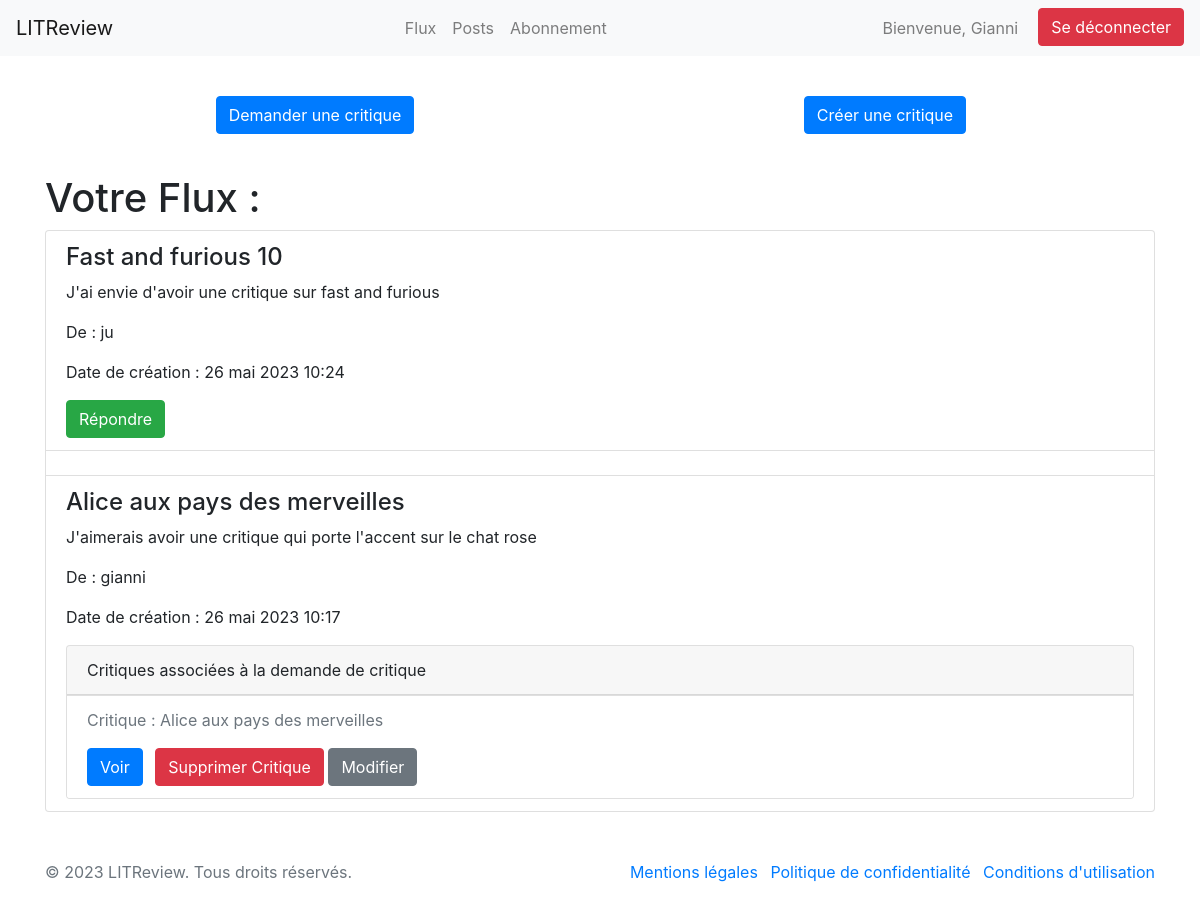
Page / (signed in) on the earlier database version.
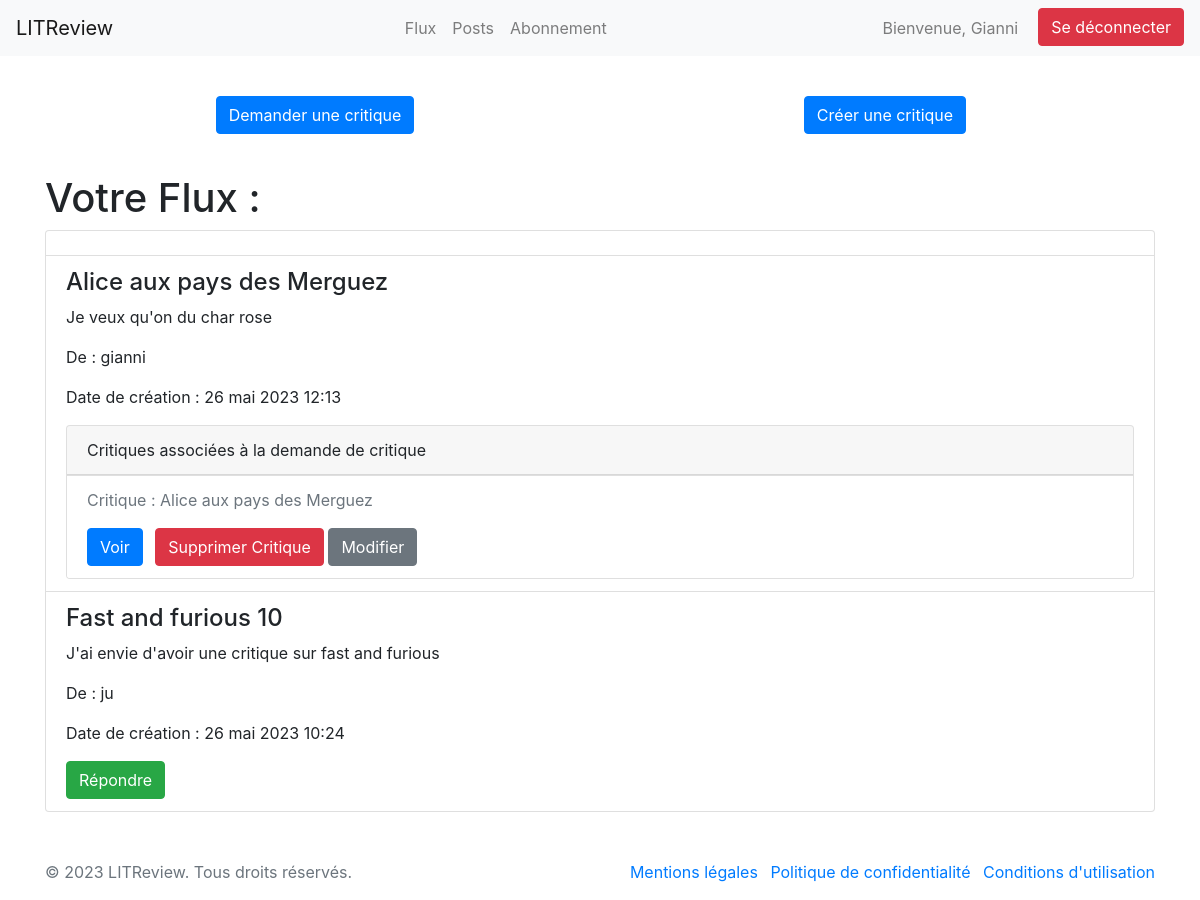
Same page on the later database version.
### review/models.py (models this page shows, shortened)
class Ticket(models.Model):
    title = models.CharField(max_length=128)
    description = models.TextField(max_length=2048, blank=True)
    user = models.ForeignKey(
        settings.AUTH_USER_MODEL, on_delete=models.CASCADE, related_name="tickets"
    )
    image = models.ImageField(null=True, blank=True)
    time_created = models.DateTimeField(auto_now_add=True)

class Review(models.Model):
    ticket = models.ForeignKey(Ticket, on_delete=models.CASCADE, related_name="reviews")
    rating = models.PositiveSmallIntegerField(
        validators=[MinValueValidator(0), MaxValueValidator(5)]
    )
    headline = models.CharField(max_length=128)
    body = models.TextField(max_length=8192, blank=True)
    user = models.ForeignKey(
        settings.AUTH_USER_MODEL, on_delete=models.CASCADE, related_name="reviews"
    )
    time_created = models.DateTimeField(auto_now_add=True)

### accounts/models.py (models this page shows)
class User(AbstractUser, PermissionsMixin):
    pass

### pages/views.py (the view)
# urls.py: path("", views.home_view, name="home"),
@login_required
def home_view(request):
    following_users = UserFollows.objects.filter(user=request.user).values("followed_user")
    user = request.user
    tickets = Ticket.objects.filter(
        Q(user__in=following_users) | Q(user=user)
    ).annotate(content_type=Value('TICKET', CharField())).order_by("-time_created")
    reviews = Review.objects.filter(
        Q(user__in=following_users) | Q(ticket__user=user)
    )
    posts = sorted(
        chain(reviews, tickets), key=lambda post: post.time_created, reverse=True
    )
    context = {
        "posts": posts,
    }
    return render(request, "pages/home.html", context)

### pages/templates/pages/home.html (shortened to what this page needs)
{% extends 'base.html' %}
{% load static %}
{% block extra_head %}
<link rel="stylesheet" href="{% static 'review/css/tickets.css' %}">
{% endblock %}
{% block content %}
<div class="container">
    <div class="row justify-content-center">
        <div class="col-md-6 text-center">
            <a class="btn btn-primary mb-3" href="/review/create_ticket">Demander une critique</a>
        </div>
        <div class="col-md-6 text-center">
            <a class="btn btn-primary mb-3" href="/review/create_ticket_review">Créer une critique</a>
        </div>
    </div>
</div>
<div class="container">
    <h1 class="mt-4">Votre Flux :</h1>
    {% if posts %}
    <ul class="list-group">
        {% for post in posts %}
        {% if post.content_type == 'TICKET' %}
        <li class="list-group-item">
            <h4>{{ post.title }}</h4>
            <p>{{ post.description }}</p>
            <p>De : {{ post.user }}</p>
            <p>Date de création : {{ post.time_created }}</p>
            {% if post.reviews.exists %}
            <div class="card">
                <div class="card-header">
                    Critiques associées à la demande de critique
                </div>
                <ul class="list-group list-group-flush">
                    {% for review in post.reviews.all %}
                    <li class="list-group-item">
                        <p class="text-muted">Critique : {{ review.headline }}</p>
                        <a href="{% url 'review_detail' review.id %}" class="btn btn-primary mr-2">Voir</a>
                        {% if user.id == review.user.id %}
                        <a href="{% url 'delete_review' review.id %}" class="btn btn-danger">Supprimer Critique</a>
                        <a class="btn btn-secondary" href="{% url 'update_review' review.id %}">Modifier</a>
                        {% endif %}
                    </li>
                    {% endfor %}
                </ul>
            </div>
            {% else %}
            <a href="{% url 'create_review' post.id %}" class="btn btn-success">Répondre</a>
            {% endif %}
        </li>
        {% else %}
        <li class="list-group-item">
        </li>
        {% endif %}
        {% endfor %}
    </ul>
    {% endif %}
</div>
{% endblock %}

Differences in the rows shown:
removed Review: headline "Alice aux pays des merveilles", shows "Supprimer Critique"
removed Ticket: title "Alice aux pays des merveilles", description "J'aimerais avoir une critique qui porte l'accent sur le chat rose", user "gianni", time_created "26 mai 2023 10:17"
added Review: headline "Alice aux pays des Merguez", shows "Supprimer Critique"
added Ticket: title "Alice aux pays des Merguez", description "Je veux qu'on du char rose", user "gianni", time_created "26 mai 2023 12:13"
